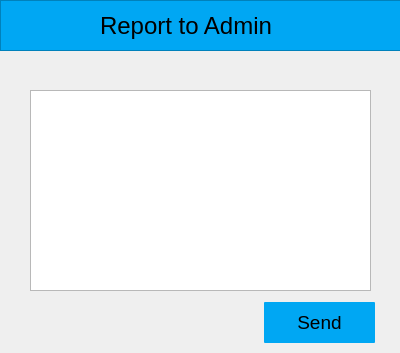
<?xml version="1.0" encoding="UTF-8"?>
<ui version="4.0">
 <class>ErrorHandeling</class>
 <widget class="QWidget" name="ErrorHandeling">
  <property name="geometry">
   <rect>
    <x>0</x>
    <y>0</y>
    <width>400</width>
    <height>353</height>
   </rect>
  </property>
  <property name="windowTitle">
   <string>Form</string>
  </property>
  <widget class="QFrame" name="frame">
   <property name="geometry">
    <rect>
     <x>0</x>
     <y>0</y>
     <width>401</width>
     <height>51</height>
    </rect>
   </property>
   <property name="styleSheet">
    <string notr="true">background:#00a7f3;</string>
   </property>
   <property name="frameShape">
    <enum>QFrame::StyledPanel</enum>
   </property>
   <property name="frameShadow">
    <enum>QFrame::Raised</enum>
   </property>
   <widget class="QLabel" name="label">
    <property name="geometry">
     <rect>
      <x>100</x>
      <y>10</y>
      <width>181</width>
      <height>31</height>
     </rect>
    </property>
    <property name="font">
     <font>
      <pointsize>18</pointsize>
     </font>
    </property>
    <property name="text">
     <string>Report to Admin</string>
    </property>
   </widget>
  </widget>
  <widget class="QPlainTextEdit" name="plainTextEdit">
   <property name="geometry">
    <rect>
     <x>30</x>
     <y>90</y>
     <width>341</width>
     <height>201</height>
    </rect>
   </property>
  </widget>
  <widget class="QPushButton" name="pushButton">
   <property name="geometry">
    <rect>
     <x>264</x>
     <y>302</y>
     <width>111</width>
     <height>41</height>
    </rect>
   </property>
   <property name="font">
    <font>
     <pointsize>14</pointsize>
    </font>
   </property>
   <property name="styleSheet">
    <string notr="true">background:#00a7f3;
border-radius:0.5px;</string>
   </property>
   <property name="text">
    <string>Send</string>
   </property>
  </widget>
 </widget>
 <resources/>
 <connections/>
</ui>
